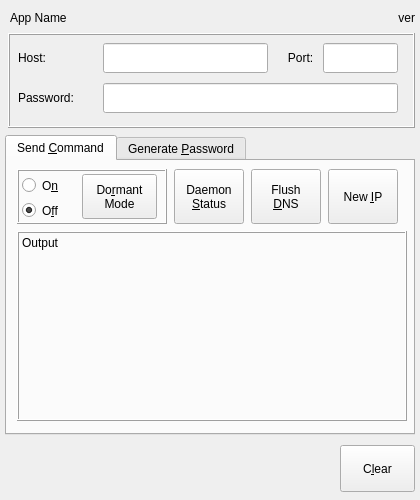
<?xml version="1.0" encoding="UTF-8"?>
<ui version="4.0">
 <class>main_tor_util</class>
 <widget class="QWidget" name="main_tor_util">
  <property name="geometry">
   <rect>
    <x>0</x>
    <y>0</y>
    <width>420</width>
    <height>500</height>
   </rect>
  </property>
  <property name="sizePolicy">
   <sizepolicy hsizetype="Fixed" vsizetype="Fixed">
    <horstretch>0</horstretch>
    <verstretch>0</verstretch>
   </sizepolicy>
  </property>
  <property name="minimumSize">
   <size>
    <width>420</width>
    <height>500</height>
   </size>
  </property>
  <property name="maximumSize">
   <size>
    <width>420</width>
    <height>500</height>
   </size>
  </property>
  <property name="focusPolicy">
   <enum>Qt::StrongFocus</enum>
  </property>
  <property name="windowTitle">
   <string>TOR(The Onion Router) Utility</string>
  </property>
  <property name="windowIcon">
   <iconset resource="tor-util.qrc">
    <normaloff>:/program_icon/desktop/tor-util-96.png</normaloff>:/program_icon/desktop/tor-util-96.png</iconset>
  </property>
  <widget class="QTabWidget" name="tabwidget_main">
   <property name="geometry">
    <rect>
     <x>5</x>
     <y>135</y>
     <width>410</width>
     <height>300</height>
    </rect>
   </property>
   <property name="sizePolicy">
    <sizepolicy hsizetype="Fixed" vsizetype="Expanding">
     <horstretch>0</horstretch>
     <verstretch>0</verstretch>
    </sizepolicy>
   </property>
   <property name="minimumSize">
    <size>
     <width>0</width>
     <height>0</height>
    </size>
   </property>
   <property name="focusPolicy">
    <enum>Qt::ClickFocus</enum>
   </property>
   <property name="toolTip">
    <string/>
   </property>
   <property name="currentIndex">
    <number>0</number>
   </property>
   <widget class="QWidget" name="tab_send_command">
    <property name="toolTip">
     <string>Send API Commands to TOR Router over network</string>
    </property>
    <attribute name="title">
     <string>Send &amp;Command</string>
    </attribute>
    <widget class="QPushButton" name="button_daemon_status">
     <property name="geometry">
      <rect>
       <x>167</x>
       <y>8</y>
       <width>70</width>
       <height>55</height>
      </rect>
     </property>
     <property name="sizePolicy">
      <sizepolicy hsizetype="Fixed" vsizetype="Fixed">
       <horstretch>0</horstretch>
       <verstretch>0</verstretch>
      </sizepolicy>
     </property>
     <property name="minimumSize">
      <size>
       <width>0</width>
       <height>55</height>
      </size>
     </property>
     <property name="maximumSize">
      <size>
       <width>70</width>
       <height>16777215</height>
      </size>
     </property>
     <property name="cursor">
      <cursorShape>PointingHandCursor</cursorShape>
     </property>
     <property name="toolTip">
      <string>Query TOR daemon for some base states about fitness for use</string>
     </property>
     <property name="text">
      <string>Daemon
&amp;Status</string>
     </property>
    </widget>
    <widget class="QPushButton" name="button_flush_dns">
     <property name="geometry">
      <rect>
       <x>244</x>
       <y>8</y>
       <width>70</width>
       <height>55</height>
      </rect>
     </property>
     <property name="sizePolicy">
      <sizepolicy hsizetype="Fixed" vsizetype="Fixed">
       <horstretch>0</horstretch>
       <verstretch>0</verstretch>
      </sizepolicy>
     </property>
     <property name="minimumSize">
      <size>
       <width>0</width>
       <height>55</height>
      </size>
     </property>
     <property name="maximumSize">
      <size>
       <width>70</width>
       <height>16777215</height>
      </size>
     </property>
     <property name="cursor">
      <cursorShape>PointingHandCursor</cursorShape>
     </property>
     <property name="text">
      <string>Flush
&amp;DNS</string>
     </property>
    </widget>
    <widget class="QPushButton" name="button_new_ip">
     <property name="geometry">
      <rect>
       <x>321</x>
       <y>8</y>
       <width>70</width>
       <height>55</height>
      </rect>
     </property>
     <property name="sizePolicy">
      <sizepolicy hsizetype="Fixed" vsizetype="Fixed">
       <horstretch>0</horstretch>
       <verstretch>0</verstretch>
      </sizepolicy>
     </property>
     <property name="minimumSize">
      <size>
       <width>0</width>
       <height>55</height>
      </size>
     </property>
     <property name="maximumSize">
      <size>
       <width>70</width>
       <height>16777215</height>
      </size>
     </property>
     <property name="cursor">
      <cursorShape>PointingHandCursor</cursorShape>
     </property>
     <property name="toolTip">
      <string>Execute Command</string>
     </property>
     <property name="text">
      <string>New &amp;IP</string>
     </property>
    </widget>
    <widget class="QFrame" name="frame_dormant_mode">
     <property name="geometry">
      <rect>
       <x>10</x>
       <y>8</y>
       <width>150</width>
       <height>55</height>
      </rect>
     </property>
     <property name="sizePolicy">
      <sizepolicy hsizetype="Fixed" vsizetype="Fixed">
       <horstretch>0</horstretch>
       <verstretch>0</verstretch>
      </sizepolicy>
     </property>
     <property name="minimumSize">
      <size>
       <width>145</width>
       <height>55</height>
      </size>
     </property>
     <property name="maximumSize">
      <size>
       <width>150</width>
       <height>16777215</height>
      </size>
     </property>
     <property name="frameShape">
      <enum>QFrame::Box</enum>
     </property>
     <property name="frameShadow">
      <enum>QFrame::Raised</enum>
     </property>
     <widget class="QRadioButton" name="radio_dormant_on">
      <property name="geometry">
       <rect>
        <x>5</x>
        <y>5</y>
        <width>50</width>
        <height>23</height>
       </rect>
      </property>
      <property name="text">
       <string>O&amp;n</string>
      </property>
     </widget>
     <widget class="QRadioButton" name="radio_dormant_off">
      <property name="geometry">
       <rect>
        <x>5</x>
        <y>30</y>
        <width>50</width>
        <height>23</height>
       </rect>
      </property>
      <property name="text">
       <string>O&amp;ff</string>
      </property>
      <property name="checked">
       <bool>true</bool>
      </property>
     </widget>
     <widget class="QPushButton" name="button_dormant_mode">
      <property name="geometry">
       <rect>
        <x>65</x>
        <y>5</y>
        <width>75</width>
        <height>45</height>
       </rect>
      </property>
      <property name="minimumSize">
       <size>
        <width>0</width>
        <height>0</height>
       </size>
      </property>
      <property name="cursor">
       <cursorShape>PointingHandCursor</cursorShape>
      </property>
      <property name="toolTip">
       <string>Put Daemon to Sleep or Wake Up</string>
      </property>
      <property name="text">
       <string>Do&amp;rmant
Mode</string>
      </property>
     </widget>
    </widget>
    <widget class="QLabel" name="label_send_output">
     <property name="geometry">
      <rect>
       <x>10</x>
       <y>70</y>
       <width>390</width>
       <height>190</height>
      </rect>
     </property>
     <property name="toolTip">
      <string>Command Output</string>
     </property>
     <property name="statusTip">
      <string/>
     </property>
     <property name="frameShape">
      <enum>QFrame::Box</enum>
     </property>
     <property name="frameShadow">
      <enum>QFrame::Raised</enum>
     </property>
     <property name="text">
      <string>Output</string>
     </property>
     <property name="textFormat">
      <enum>Qt::PlainText</enum>
     </property>
     <property name="alignment">
      <set>Qt::AlignLeading|Qt::AlignLeft|Qt::AlignTop</set>
     </property>
     <property name="wordWrap">
      <bool>true</bool>
     </property>
    </widget>
   </widget>
   <widget class="QWidget" name="tab_gen_password_hash">
    <property name="toolTip">
     <string>Generate API Password for torrc</string>
    </property>
    <attribute name="title">
     <string>Generate &amp;Password</string>
    </attribute>
    <widget class="QLineEdit" name="text_password_hash">
     <property name="geometry">
      <rect>
       <x>87</x>
       <y>20</y>
       <width>210</width>
       <height>30</height>
      </rect>
     </property>
     <property name="toolTip">
      <string>Password to hash</string>
     </property>
     <property name="inputMethodHints">
      <set>Qt::ImhHiddenText|Qt::ImhNoAutoUppercase|Qt::ImhNoPredictiveText|Qt::ImhSensitiveData</set>
     </property>
     <property name="text">
      <string/>
     </property>
     <property name="maxLength">
      <number>64</number>
     </property>
     <property name="echoMode">
      <enum>QLineEdit::Password</enum>
     </property>
    </widget>
    <widget class="QLabel" name="label_password_hash">
     <property name="geometry">
      <rect>
       <x>7</x>
       <y>20</y>
       <width>81</width>
       <height>31</height>
      </rect>
     </property>
     <property name="toolTip">
      <string>Password to hash</string>
     </property>
     <property name="text">
      <string>Password:</string>
     </property>
    </widget>
    <widget class="QPushButton" name="button_gen_password_hash">
     <property name="geometry">
      <rect>
       <x>302</x>
       <y>8</y>
       <width>100</width>
       <height>55</height>
      </rect>
     </property>
     <property name="cursor">
      <cursorShape>PointingHandCursor</cursorShape>
     </property>
     <property name="toolTip">
      <string>Generate Hash For torrc From Password</string>
     </property>
     <property name="text">
      <string>&amp;Generate</string>
     </property>
     <property name="icon">
      <iconset theme="applications-system">
       <normaloff>.</normaloff>.</iconset>
     </property>
    </widget>
    <widget class="QPlainTextEdit" name="text_output_hash">
     <property name="geometry">
      <rect>
       <x>5</x>
       <y>70</y>
       <width>395</width>
       <height>160</height>
      </rect>
     </property>
     <property name="font">
      <font>
       <family>Monospace</family>
      </font>
     </property>
     <property name="focusPolicy">
      <enum>Qt::ClickFocus</enum>
     </property>
     <property name="toolTip">
      <string>Generated Hash. Paste This in torrc</string>
     </property>
     <property name="textInteractionFlags">
      <set>Qt::TextSelectableByKeyboard|Qt::TextSelectableByMouse</set>
     </property>
    </widget>
   </widget>
  </widget>
  <widget class="QLabel" name="label_name">
   <property name="geometry">
    <rect>
     <x>10</x>
     <y>10</y>
     <width>180</width>
     <height>15</height>
    </rect>
   </property>
   <property name="text">
    <string>App Name</string>
   </property>
  </widget>
  <widget class="QLabel" name="label_version">
   <property name="geometry">
    <rect>
     <x>330</x>
     <y>10</y>
     <width>85</width>
     <height>15</height>
    </rect>
   </property>
   <property name="text">
    <string>ver</string>
   </property>
   <property name="alignment">
    <set>Qt::AlignRight|Qt::AlignTrailing|Qt::AlignVCenter</set>
   </property>
  </widget>
  <widget class="QPushButton" name="button_clear">
   <property name="geometry">
    <rect>
     <x>340</x>
     <y>445</y>
     <width>75</width>
     <height>47</height>
    </rect>
   </property>
   <property name="sizePolicy">
    <sizepolicy hsizetype="Fixed" vsizetype="Fixed">
     <horstretch>0</horstretch>
     <verstretch>0</verstretch>
    </sizepolicy>
   </property>
   <property name="cursor">
    <cursorShape>PointingHandCursor</cursorShape>
   </property>
   <property name="toolTip">
    <string>Clear Outputs</string>
   </property>
   <property name="text">
    <string>C&amp;lear</string>
   </property>
   <property name="icon">
    <iconset resource="tor-util.qrc">
     <normaloff>:/action_buttons/application_buttons/clean-75.png</normaloff>:/action_buttons/application_buttons/clean-75.png</iconset>
   </property>
   <property name="iconSize">
    <size>
     <width>16</width>
     <height>27</height>
    </size>
   </property>
   <property name="flat">
    <bool>false</bool>
   </property>
  </widget>
  <widget class="QFrame" name="frame_config">
   <property name="geometry">
    <rect>
     <x>8</x>
     <y>33</y>
     <width>407</width>
     <height>95</height>
    </rect>
   </property>
   <property name="minimumSize">
    <size>
     <width>0</width>
     <height>95</height>
    </size>
   </property>
   <property name="frameShape">
    <enum>QFrame::Box</enum>
   </property>
   <property name="frameShadow">
    <enum>QFrame::Raised</enum>
   </property>
   <widget class="QLineEdit" name="text_password_send">
    <property name="geometry">
     <rect>
      <x>95</x>
      <y>50</y>
      <width>295</width>
      <height>30</height>
     </rect>
    </property>
    <property name="toolTip">
     <string>Optional: TOR API Password. Omitted if Blank</string>
    </property>
    <property name="inputMethodHints">
     <set>Qt::ImhHiddenText|Qt::ImhNoAutoUppercase|Qt::ImhNoPredictiveText|Qt::ImhSensitiveData</set>
    </property>
    <property name="inputMask">
     <string/>
    </property>
    <property name="maxLength">
     <number>32767</number>
    </property>
    <property name="echoMode">
     <enum>QLineEdit::Password</enum>
    </property>
   </widget>
   <widget class="QLineEdit" name="text_host_send">
    <property name="geometry">
     <rect>
      <x>95</x>
      <y>10</y>
      <width>165</width>
      <height>30</height>
     </rect>
    </property>
    <property name="toolTip">
     <string>Address of TOR daemon</string>
    </property>
    <property name="inputMethodHints">
     <set>Qt::ImhNoAutoUppercase</set>
    </property>
    <property name="text">
     <string/>
    </property>
    <property name="maxLength">
     <number>64</number>
    </property>
    <property name="cursorPosition">
     <number>0</number>
    </property>
   </widget>
   <widget class="QLabel" name="label_host_send">
    <property name="geometry">
     <rect>
      <x>10</x>
      <y>10</y>
      <width>40</width>
      <height>30</height>
     </rect>
    </property>
    <property name="toolTip">
     <string>Address of TOR daemon</string>
    </property>
    <property name="text">
     <string>Host:</string>
    </property>
    <property name="alignment">
     <set>Qt::AlignLeading|Qt::AlignLeft|Qt::AlignVCenter</set>
    </property>
   </widget>
   <widget class="QLabel" name="label_port_send">
    <property name="geometry">
     <rect>
      <x>275</x>
      <y>10</y>
      <width>35</width>
      <height>30</height>
     </rect>
    </property>
    <property name="toolTip">
     <string>Port of TOR daemon</string>
    </property>
    <property name="text">
     <string>Port:</string>
    </property>
    <property name="alignment">
     <set>Qt::AlignCenter</set>
    </property>
   </widget>
   <widget class="QLineEdit" name="text_port_send">
    <property name="geometry">
     <rect>
      <x>315</x>
      <y>10</y>
      <width>75</width>
      <height>30</height>
     </rect>
    </property>
    <property name="toolTip">
     <string>Port of TOR daemon</string>
    </property>
    <property name="inputMethodHints">
     <set>Qt::ImhDigitsOnly|Qt::ImhPreferNumbers</set>
    </property>
    <property name="inputMask">
     <string notr="true">99999</string>
    </property>
    <property name="maxLength">
     <number>5</number>
    </property>
   </widget>
   <widget class="QLabel" name="label_password_send">
    <property name="geometry">
     <rect>
      <x>10</x>
      <y>50</y>
      <width>75</width>
      <height>30</height>
     </rect>
    </property>
    <property name="toolTip">
     <string>Optional: TOR API Password. Omitted if Blank</string>
    </property>
    <property name="text">
     <string>Password:</string>
    </property>
   </widget>
  </widget>
  <action name="action_gen_password">
   <property name="text">
    <string>_gen_password</string>
   </property>
  </action>
  <action name="action_clear_display">
   <property name="text">
    <string>_clear_display</string>
   </property>
   <property name="shortcut">
    <string>Ctrl+X</string>
   </property>
  </action>
  <action name="action_exit_cleanup">
   <property name="text">
    <string>_exit_cleanup</string>
   </property>
  </action>
  <action name="action_new_ip">
   <property name="text">
    <string>_new_ip</string>
   </property>
   <property name="shortcut">
    <string>Ctrl+Shift+W</string>
   </property>
  </action>
  <action name="action_flush_dns">
   <property name="text">
    <string>_flush_dns</string>
   </property>
   <property name="shortcut">
    <string>Ctrl+Shift+D</string>
   </property>
  </action>
  <action name="action_daemon_status">
   <property name="text">
    <string>_daemon_status</string>
   </property>
   <property name="shortcut">
    <string>Ctrl+Shift+S</string>
   </property>
  </action>
  <action name="action_dormant_mode">
   <property name="text">
    <string>_dormant_mode</string>
   </property>
   <property name="shortcut">
    <string>Ctrl+Shift+R</string>
   </property>
  </action>
 </widget>
 <tabstops>
  <tabstop>text_host_send</tabstop>
  <tabstop>text_port_send</tabstop>
  <tabstop>text_password_send</tabstop>
  <tabstop>radio_dormant_on</tabstop>
  <tabstop>radio_dormant_off</tabstop>
  <tabstop>button_dormant_mode</tabstop>
  <tabstop>button_daemon_status</tabstop>
  <tabstop>button_flush_dns</tabstop>
  <tabstop>button_new_ip</tabstop>
  <tabstop>text_password_hash</tabstop>
  <tabstop>button_gen_password_hash</tabstop>
  <tabstop>button_clear</tabstop>
 </tabstops>
 <resources>
  <include location="tor-util.qrc"/>
 </resources>
 <connections>
  <connection>
   <sender>button_gen_password_hash</sender>
   <signal>clicked()</signal>
   <receiver>action_gen_password</receiver>
   <slot>trigger()</slot>
   <hints>
    <hint type="sourcelabel">
     <x>366</x>
     <y>106</y>
    </hint>
    <hint type="destinationlabel">
     <x>-1</x>
     <y>-1</y>
    </hint>
   </hints>
  </connection>
  <connection>
   <sender>button_clear</sender>
   <signal>clicked()</signal>
   <receiver>action_clear_display</receiver>
   <slot>trigger()</slot>
   <hints>
    <hint type="sourcelabel">
     <x>382</x>
     <y>434</y>
    </hint>
    <hint type="destinationlabel">
     <x>-1</x>
     <y>-1</y>
    </hint>
   </hints>
  </connection>
  <connection>
   <sender>main_tor_util</sender>
   <signal>destroyed()</signal>
   <receiver>action_exit_cleanup</receiver>
   <slot>trigger()</slot>
   <hints>
    <hint type="sourcelabel">
     <x>209</x>
     <y>229</y>
    </hint>
    <hint type="destinationlabel">
     <x>-1</x>
     <y>-1</y>
    </hint>
   </hints>
  </connection>
  <connection>
   <sender>button_new_ip</sender>
   <signal>clicked()</signal>
   <receiver>action_new_ip</receiver>
   <slot>trigger()</slot>
   <hints>
    <hint type="sourcelabel">
     <x>362</x>
     <y>204</y>
    </hint>
    <hint type="destinationlabel">
     <x>-1</x>
     <y>-1</y>
    </hint>
   </hints>
  </connection>
  <connection>
   <sender>button_flush_dns</sender>
   <signal>clicked()</signal>
   <receiver>action_flush_dns</receiver>
   <slot>trigger()</slot>
   <hints>
    <hint type="sourcelabel">
     <x>285</x>
     <y>204</y>
    </hint>
    <hint type="destinationlabel">
     <x>-1</x>
     <y>-1</y>
    </hint>
   </hints>
  </connection>
  <connection>
   <sender>button_daemon_status</sender>
   <signal>clicked()</signal>
   <receiver>action_daemon_status</receiver>
   <slot>trigger()</slot>
   <hints>
    <hint type="sourcelabel">
     <x>208</x>
     <y>204</y>
    </hint>
    <hint type="destinationlabel">
     <x>-1</x>
     <y>-1</y>
    </hint>
   </hints>
  </connection>
  <connection>
   <sender>button_dormant_mode</sender>
   <signal>clicked()</signal>
   <receiver>action_dormant_mode</receiver>
   <slot>trigger()</slot>
   <hints>
    <hint type="sourcelabel">
     <x>119</x>
     <y>204</y>
    </hint>
    <hint type="destinationlabel">
     <x>-1</x>
     <y>-1</y>
    </hint>
   </hints>
  </connection>
  <connection>
   <sender>text_password_hash</sender>
   <signal>returnPressed()</signal>
   <receiver>action_gen_password</receiver>
   <slot>trigger()</slot>
   <hints>
    <hint type="sourcelabel">
     <x>198</x>
     <y>201</y>
    </hint>
    <hint type="destinationlabel">
     <x>-1</x>
     <y>-1</y>
    </hint>
   </hints>
  </connection>
 </connections>
</ui>
